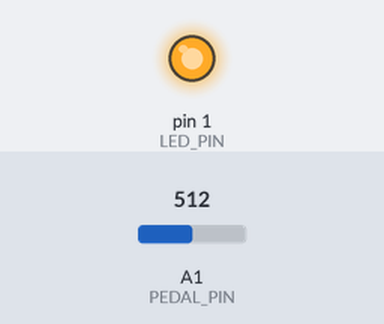
A sketch run on a simulated Arduino Uno, built with avr-gcc and run on an emulated ATmega328P. Shown: output pins drawn as LEDs (lit = HIGH). The inputs (shaded band) are chosen by the test bench; at power-on: A1 (PEDAL_PIN) = 512.

Above: at 1.2 s.
1.3 s: A1 (PEDAL_PIN) set to 138
2.8 s: A1 (PEDAL_PIN) set to 117
At 3.6 s:
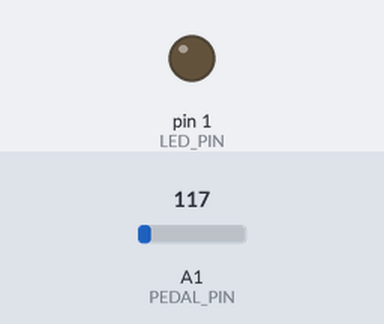
4.3 s: A1 (PEDAL_PIN) set to 306
At 4.8 s:
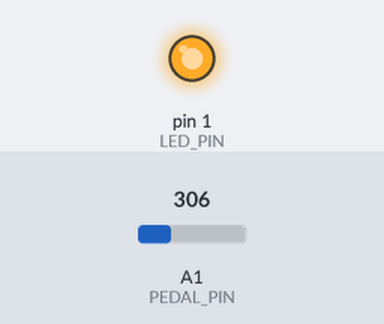
5.8 s: A1 (PEDAL_PIN) set to 122
At 7.1 s:
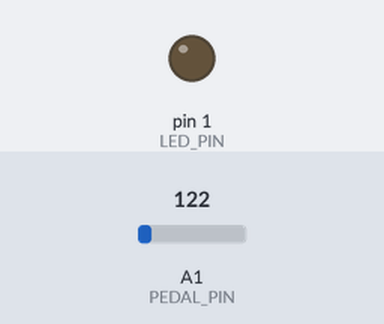
Timing chart, 0 to 8.3 s (numbered marks = the images above; inputs shaded):
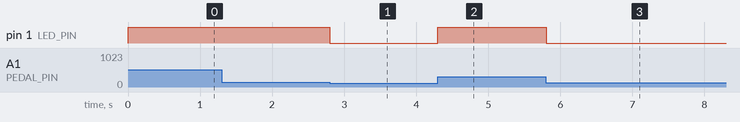

Measured:
- the behaviour switches between 128 and 127 on A1 (PEDAL_PIN) (found by bisection; images 0 and 1)
- after the input at 1.3 s, every drawn part: stays the same
- after the input at 2.8 s, pin 1 (LED_PIN): HIGH → LOW at once
- after the input at 4.3 s, pin 1 (LED_PIN): LOW → HIGH at once
- after the input at 5.8 s, pin 1 (LED_PIN): HIGH → LOW at once

The sketch:

pedal_read.ino
```cpp
int LED_PIN = 1;
int PEDAL_PIN = A1;

void setup(){

  pinMode (LED_PIN, OUTPUT);
  pinMode (PEDAL_PIN, INPUT);

  }

 void loop(){

  int pedal_value = analogRead(PEDAL_PIN);

  delay (1);

  analogWrite(LED_PIN, pedal_value);

  }
```
